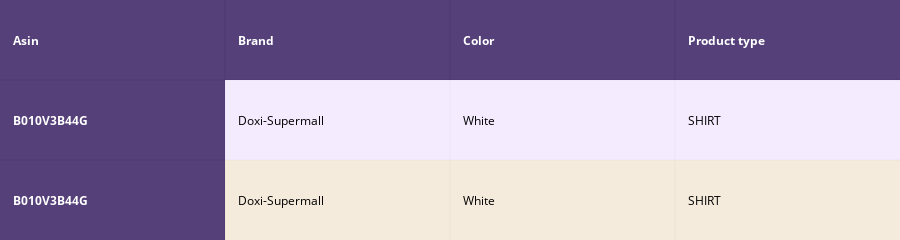
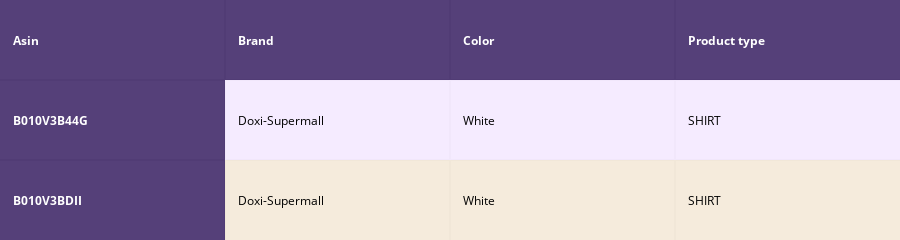
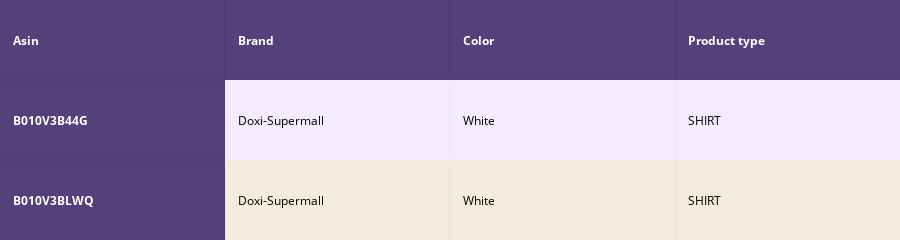
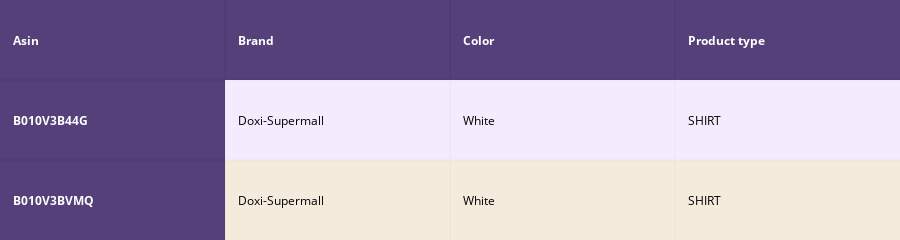

The notebook cell saved with these charts, in order:
### Code cell
def idf_w2v_brand(doc_id, w1, w2, num_results):
    # doc_id: apparel's id in given corpus
    # w1: weight for  w2v features
    # w2: weight for brand and color features

    # pairwise_dist will store the distance from given input apparel to all remaining apparels
    # the metric we used here is cosine, the coside distance is mesured as K(X, Y) = <X, Y> / (||X||*||Y||)
    # http://scikit-learn.org/stable/modules/metrics.html#cosine-similarity
    idf_w2v_dist  = pairwise_distances(w2v_title_weight, w2v_title_weight[doc_id].reshape(1,-1))
    ex_feat_dist = pairwise_distances(extra_features, extra_features[doc_id])
    pairwise_dist   = (w1 * idf_w2v_dist +  w2 * ex_feat_dist)/float(w1 + w2)

    # np.argsort will return indices of 9 smallest distances
    indices = np.argsort(pairwise_dist.flatten())[0:num_results]
    #pdists will store the 9 smallest distances
    pdists  = np.sort(pairwise_dist.flatten())[0:num_results]

    #data frame indices of the 9 smallest distace's
    df_indices = list(data.index[indices])
    

    for i in range(0, len(indices)):
        heat_map_w2v_brand(data['title'].loc[df_indices[0]],data['title'].loc[df_indices[i]], data['medium_image_url'].loc[df_indices[i]], indices[0], indices[i],df_indices[0], df_indices[i], 'weighted')
        print('ASIN :',data['asin'].loc[df_indices[i]])
        print('Brand :',data['brand'].loc[df_indices[i]])
        print('euclidean distance from input :', pdists[i])
        print('='*125)

idf_w2v_brand(12566, 5, 50, 10)
# in the give heat map, each cell contains the euclidean distance between words i, j

### Figure 1 — Plotly figure (JSON) as saved in the notebook; plotly's stock layout.template omitted (floating-point values rounded to 4 significant figures)
{"data": [{"colorscale": [[0, "#1d004d"], [0.5, "#f2e5ff"], [1, "#f2e5d1"]], "hoverinfo": "none", "opacity": 0.75, "showscale": false, "type": "heatmap", "z": [[0, 0, 0, 0], [0, 0.5, 0.5, 0.5], [0, 1, 1, 1]]}], "layout": {"annotations": [{"align": "left", "font": {"color": "#ffffff"}, "showarrow": false, "text": "<b>Asin</b>", "x": -0.45, "xanchor": "left", "xref": "x1", "y": 0, "yref": "y1"}, {"align": "left", "font": {"color": "#ffffff"}, "showarrow": false, "text": "<b>Brand</b>", "x": 0.55, "xanchor": "left", "xref": "x1", "y": 0, "yref": "y1"}, {"align": "left", "font": {"color": "#ffffff"}, "showarrow": false, "text": "<b>Color</b>", "x": 1.55, "xanchor": "left", "xref": "x1", "y": 0, "yref": "y1"}, {"align": "left", "font": {"color": "#ffffff"}, "showarrow": false, "text": "<b>Product type</b>", "x": 2.55, "xanchor": "left", "xref": "x1", "y": 0, "yref": "y1"}, {"align": "left", "font": {"color": "#ffffff"}, "showarrow": false, "text": "<b>B010V3B44G</b>", "x": -0.45, "xanchor": "left", "xref": "x1", "y": 1, "yref": "y1"}, {"align": "left", "font": {"color": "#000000"}, "showarrow": false, "text": "Doxi-Supermall", "x": 0.55, "xanchor": "left", "xref": "x1", "y": 1, "yref": "y1"}, {"align": "left", "font": {"color": "#000000"}, "showarrow": false, "text": "White", "x": 1.55, "xanchor": "left", "xref": "x1", "y": 1, "yref": "y1"}, {"align": "left", "font": {"color": "#000000"}, "showarrow": false, "text": "SHIRT", "x": 2.55, "xanchor": "left", "xref": "x1", "y": 1, "yref": "y1"}, {"align": "left", "font": {"color": "#ffffff"}, "showarrow": false, "text": "<b>B010V3B44G</b>", "x": -0.45, "xanchor": "left", "xref": "x1", "y": 2, "yref": "y1"}, {"align": "left", "font": {"color": "#000000"}, "showarrow": false, "text": "Doxi-Supermall", "x": 0.55, "xanchor": "left", "xref": "x1", "y": 2, "yref": "y1"}, {"align": "left", "font": {"color": "#000000"}, "showarrow": false, "text": "White", "x": 1.55, "xanchor": "left", "xref": "x1", "y": 2, "yref": "y1"}, {"align": "left", "font": {"color": "#000000"}, "showarrow": false, "text": "SHIRT", "x": 2.55, "xanchor": "left", "xref": "x1", "y": 2, "yref": "y1"}], "height": 140, "margin": {"b": 0, "l": 0, "r": 0, "t": 0}, "xaxis": {"dtick": 1, "gridwidth": 2, "showticklabels": false, "tick0": -0.5, "ticks": "", "zeroline": false}, "yaxis": {"autorange": "reversed", "dtick": 1, "gridwidth": 2, "showticklabels": false, "tick0": 0.5, "ticks": "", "zeroline": false}}}

### Figure 2 — Plotly figure (JSON) as saved in the notebook; plotly's stock layout.template omitted (floating-point values rounded to 4 significant figures)
{"data": [{"colorscale": [[0, "#1d004d"], [0.5, "#f2e5ff"], [1, "#f2e5d1"]], "hoverinfo": "none", "opacity": 0.75, "showscale": false, "type": "heatmap", "z": [[0, 0, 0, 0], [0, 0.5, 0.5, 0.5], [0, 1, 1, 1]]}], "layout": {"annotations": [{"align": "left", "font": {"color": "#ffffff"}, "showarrow": false, "text": "<b>Asin</b>", "x": -0.45, "xanchor": "left", "xref": "x1", "y": 0, "yref": "y1"}, {"align": "left", "font": {"color": "#ffffff"}, "showarrow": false, "text": "<b>Brand</b>", "x": 0.55, "xanchor": "left", "xref": "x1", "y": 0, "yref": "y1"}, {"align": "left", "font": {"color": "#ffffff"}, "showarrow": false, "text": "<b>Color</b>", "x": 1.55, "xanchor": "left", "xref": "x1", "y": 0, "yref": "y1"}, {"align": "left", "font": {"color": "#ffffff"}, "showarrow": false, "text": "<b>Product type</b>", "x": 2.55, "xanchor": "left", "xref": "x1", "y": 0, "yref": "y1"}, {"align": "left", "font": {"color": "#ffffff"}, "showarrow": false, "text": "<b>B010V3B44G</b>", "x": -0.45, "xanchor": "left", "xref": "x1", "y": 1, "yref": "y1"}, {"align": "left", "font": {"color": "#000000"}, "showarrow": false, "text": "Doxi-Supermall", "x": 0.55, "xanchor": "left", "xref": "x1", "y": 1, "yref": "y1"}, {"align": "left", "font": {"color": "#000000"}, "showarrow": false, "text": "White", "x": 1.55, "xanchor": "left", "xref": "x1", "y": 1, "yref": "y1"}, {"align": "left", "font": {"color": "#000000"}, "showarrow": false, "text": "SHIRT", "x": 2.55, "xanchor": "left", "xref": "x1", "y": 1, "yref": "y1"}, {"align": "left", "font": {"color": "#ffffff"}, "showarrow": false, "text": "<b>B010V3BDII</b>", "x": -0.45, "xanchor": "left", "xref": "x1", "y": 2, "yref": "y1"}, {"align": "left", "font": {"color": "#000000"}, "showarrow": false, "text": "Doxi-Supermall", "x": 0.55, "xanchor": "left", "xref": "x1", "y": 2, "yref": "y1"}, {"align": "left", "font": {"color": "#000000"}, "showarrow": false, "text": "White", "x": 1.55, "xanchor": "left", "xref": "x1", "y": 2, "yref": "y1"}, {"align": "left", "font": {"color": "#000000"}, "showarrow": false, "text": "SHIRT", "x": 2.55, "xanchor": "left", "xref": "x1", "y": 2, "yref": "y1"}], "height": 140, "margin": {"b": 0, "l": 0, "r": 0, "t": 0}, "xaxis": {"dtick": 1, "gridwidth": 2, "showticklabels": false, "tick0": -0.5, "ticks": "", "zeroline": false}, "yaxis": {"autorange": "reversed", "dtick": 1, "gridwidth": 2, "showticklabels": false, "tick0": 0.5, "ticks": "", "zeroline": false}}}

### Figure 3 — Plotly figure (JSON) as saved in the notebook; plotly's stock layout.template omitted (floating-point values rounded to 4 significant figures)
{"data": [{"colorscale": [[0, "#1d004d"], [0.5, "#f2e5ff"], [1, "#f2e5d1"]], "hoverinfo": "none", "opacity": 0.75, "showscale": false, "type": "heatmap", "z": [[0, 0, 0, 0], [0, 0.5, 0.5, 0.5], [0, 1, 1, 1]]}], "layout": {"annotations": [{"align": "left", "font": {"color": "#ffffff"}, "showarrow": false, "text": "<b>Asin</b>", "x": -0.45, "xanchor": "left", "xref": "x1", "y": 0, "yref": "y1"}, {"align": "left", "font": {"color": "#ffffff"}, "showarrow": false, "text": "<b>Brand</b>", "x": 0.55, "xanchor": "left", "xref": "x1", "y": 0, "yref": "y1"}, {"align": "left", "font": {"color": "#ffffff"}, "showarrow": false, "text": "<b>Color</b>", "x": 1.55, "xanchor": "left", "xref": "x1", "y": 0, "yref": "y1"}, {"align": "left", "font": {"color": "#ffffff"}, "showarrow": false, "text": "<b>Product type</b>", "x": 2.55, "xanchor": "left", "xref": "x1", "y": 0, "yref": "y1"}, {"align": "left", "font": {"color": "#ffffff"}, "showarrow": false, "text": "<b>B010V3B44G</b>", "x": -0.45, "xanchor": "left", "xref": "x1", "y": 1, "yref": "y1"}, {"align": "left", "font": {"color": "#000000"}, "showarrow": false, "text": "Doxi-Supermall", "x": 0.55, "xanchor": "left", "xref": "x1", "y": 1, "yref": "y1"}, {"align": "left", "font": {"color": "#000000"}, "showarrow": false, "text": "White", "x": 1.55, "xanchor": "left", "xref": "x1", "y": 1, "yref": "y1"}, {"align": "left", "font": {"color": "#000000"}, "showarrow": false, "text": "SHIRT", "x": 2.55, "xanchor": "left", "xref": "x1", "y": 1, "yref": "y1"}, {"align": "left", "font": {"color": "#ffffff"}, "showarrow": false, "text": "<b>B010V3BLWQ</b>", "x": -0.45, "xanchor": "left", "xref": "x1", "y": 2, "yref": "y1"}, {"align": "left", "font": {"color": "#000000"}, "showarrow": false, "text": "Doxi-Supermall", "x": 0.55, "xanchor": "left", "xref": "x1", "y": 2, "yref": "y1"}, {"align": "left", "font": {"color": "#000000"}, "showarrow": false, "text": "White", "x": 1.55, "xanchor": "left", "xref": "x1", "y": 2, "yref": "y1"}, {"align": "left", "font": {"color": "#000000"}, "showarrow": false, "text": "SHIRT", "x": 2.55, "xanchor": "left", "xref": "x1", "y": 2, "yref": "y1"}], "height": 140, "margin": {"b": 0, "l": 0, "r": 0, "t": 0}, "xaxis": {"dtick": 1, "gridwidth": 2, "showticklabels": false, "tick0": -0.5, "ticks": "", "zeroline": false}, "yaxis": {"autorange": "reversed", "dtick": 1, "gridwidth": 2, "showticklabels": false, "tick0": 0.5, "ticks": "", "zeroline": false}}}

### Figure 4 — Plotly figure (JSON) as saved in the notebook; plotly's stock layout.template omitted (floating-point values rounded to 4 significant figures)
{"data": [{"colorscale": [[0, "#1d004d"], [0.5, "#f2e5ff"], [1, "#f2e5d1"]], "hoverinfo": "none", "opacity": 0.75, "showscale": false, "type": "heatmap", "z": [[0, 0, 0, 0], [0, 0.5, 0.5, 0.5], [0, 1, 1, 1]]}], "layout": {"annotations": [{"align": "left", "font": {"color": "#ffffff"}, "showarrow": false, "text": "<b>Asin</b>", "x": -0.45, "xanchor": "left", "xref": "x1", "y": 0, "yref": "y1"}, {"align": "left", "font": {"color": "#ffffff"}, "showarrow": false, "text": "<b>Brand</b>", "x": 0.55, "xanchor": "left", "xref": "x1", "y": 0, "yref": "y1"}, {"align": "left", "font": {"color": "#ffffff"}, "showarrow": false, "text": "<b>Color</b>", "x": 1.55, "xanchor": "left", "xref": "x1", "y": 0, "yref": "y1"}, {"align": "left", "font": {"color": "#ffffff"}, "showarrow": false, "text": "<b>Product type</b>", "x": 2.55, "xanchor": "left", "xref": "x1", "y": 0, "yref": "y1"}, {"align": "left", "font": {"color": "#ffffff"}, "showarrow": false, "text": "<b>B010V3B44G</b>", "x": -0.45, "xanchor": "left", "xref": "x1", "y": 1, "yref": "y1"}, {"align": "left", "font": {"color": "#000000"}, "showarrow": false, "text": "Doxi-Supermall", "x": 0.55, "xanchor": "left", "xref": "x1", "y": 1, "yref": "y1"}, {"align": "left", "font": {"color": "#000000"}, "showarrow": false, "text": "White", "x": 1.55, "xanchor": "left", "xref": "x1", "y": 1, "yref": "y1"}, {"align": "left", "font": {"color": "#000000"}, "showarrow": false, "text": "SHIRT", "x": 2.55, "xanchor": "left", "xref": "x1", "y": 1, "yref": "y1"}, {"align": "left", "font": {"color": "#ffffff"}, "showarrow": false, "text": "<b>B010V3BVMQ</b>", "x": -0.45, "xanchor": "left", "xref": "x1", "y": 2, "yref": "y1"}, {"align": "left", "font": {"color": "#000000"}, "showarrow": false, "text": "Doxi-Supermall", "x": 0.55, "xanchor": "left", "xref": "x1", "y": 2, "yref": "y1"}, {"align": "left", "font": {"color": "#000000"}, "showarrow": false, "text": "White", "x": 1.55, "xanchor": "left", "xref": "x1", "y": 2, "yref": "y1"}, {"align": "left", "font": {"color": "#000000"}, "showarrow": false, "text": "SHIRT", "x": 2.55, "xanchor": "left", "xref": "x1", "y": 2, "yref": "y1"}], "height": 140, "margin": {"b": 0, "l": 0, "r": 0, "t": 0}, "xaxis": {"dtick": 1, "gridwidth": 2, "showticklabels": false, "tick0": -0.5, "ticks": "", "zeroline": false}, "yaxis": {"autorange": "reversed", "dtick": 1, "gridwidth": 2, "showticklabels": false, "tick0": 0.5, "ticks": "", "zeroline": false}}}
